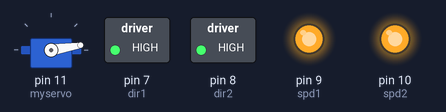
The sketch below on a simulated Arduino Uno, built with avr-gcc and run on an emulated ATmega328P. On the bench: servo, switched loads named in the sketch (green lamp = pin HIGH), output pins drawn as LEDs (lit = HIGH).

Above: at 0.15 s.
At 4.97 s:
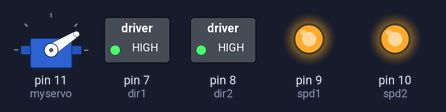
At 10.1 s:
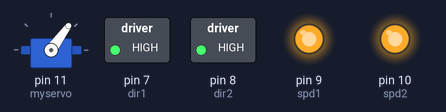
At 19.75 s:
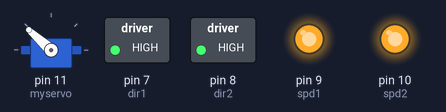
At 30.0 s:
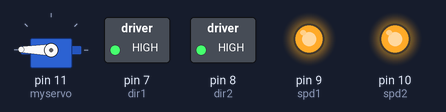
At 39.65 s:
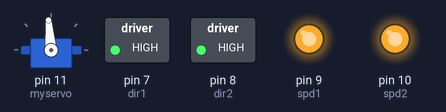
Timing chart, 0 to 40.0 s (numbered marks = the images above):
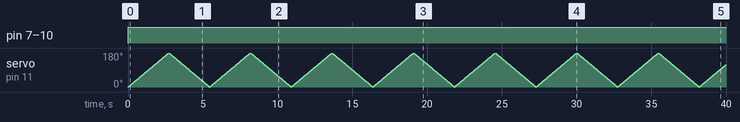

The sketch:

11th-draft-drive-car-basic.ino
```cpp
#include <DRV8835MotorShield.h>
#include <Servo.h>

int dir1 = 7;
int dir2 = 8;

int spd1 = 9;
int spd2 = 10;

Servo myservo;  // create servo object to control a servo

int pos = 0;    // variable to store the servo position

void setup() {
  // put your setup code here, to run once:
  Serial.begin(9600);

  pinMode(dir1, OUTPUT);
  pinMode(dir2, OUTPUT);
  pinMode(spd1, OUTPUT);
  pinMode(spd2, OUTPUT);

  myservo.attach(11);  // attaches the servo on pin 9 to the servo object
}

void loop() {
  // put your main code here, to run repeatedly:
  digitalWrite(dir1, 1);
  digitalWrite(spd1, HIGH);
  //delay(2000);
  digitalWrite(dir2, 1);
  digitalWrite(spd2, HIGH);
  //delay(2000);

  for (pos = 0; pos <= 180; pos += 1) { // goes from 0 degrees to 180 degrees
    // in steps of 1 degree
    myservo.write(pos);              // tell servo to go to position in variable 'pos'
    delay(15);                       // waits 15ms for the servo to reach the position
  }
  for (pos = 180; pos >= 0; pos -= 1) { // goes from 180 degrees to 0 degrees
    myservo.write(pos);              // tell servo to go to position in variable 'pos'
    delay(15);                       // waits 15ms for the servo to reach the position
  }

  // OR myservo.write(90); , which writes it to 90 degrees

  //Serial.println("Driving Forward!");
}
```

Measured:
- by itself, pin 7 (dir1), pin 8 (dir2), pin 9 (spd1), pin 10 (spd2): LOW → HIGH at 0.00 s
